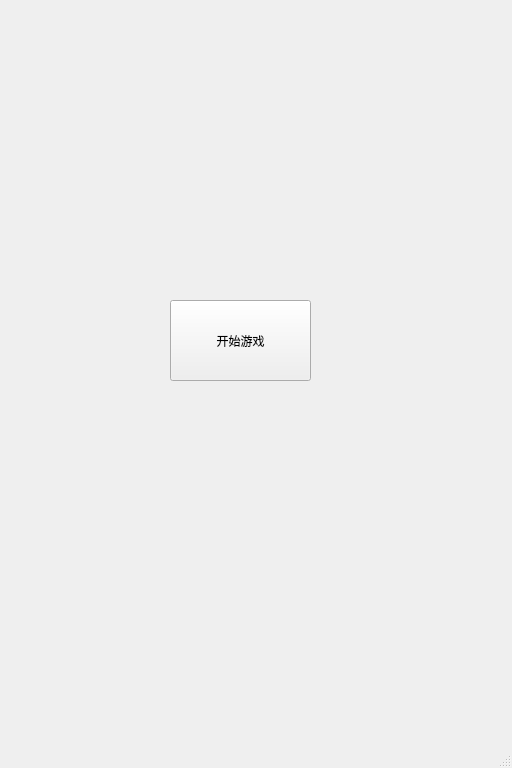
<?xml version="1.0" encoding="UTF-8"?>
<ui version="4.0">
 <class>MainWindow</class>
 <widget class="QMainWindow" name="MainWindow">
  <property name="geometry">
   <rect>
    <x>0</x>
    <y>0</y>
    <width>512</width>
    <height>768</height>
   </rect>
  </property>
  <property name="windowTitle">
   <string>MainWindow</string>
  </property>
  <widget class="QWidget" name="centralwidget">
   <widget class="QPushButton" name="pushButton">
    <property name="geometry">
     <rect>
      <x>170</x>
      <y>300</y>
      <width>141</width>
      <height>81</height>
     </rect>
    </property>
    <property name="text">
     <string>开始游戏</string>
    </property>
   </widget>
  </widget>
  <widget class="QMenuBar" name="menubar">
   <property name="geometry">
    <rect>
     <x>0</x>
     <y>0</y>
     <width>512</width>
     <height>26</height>
    </rect>
   </property>
  </widget>
  <widget class="QStatusBar" name="statusbar"/>
 </widget>
 <resources/>
 <connections/>
</ui>
